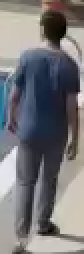
#> input picture outputs/track1_crop.png, 42 x 127 px (shown 2 times larger)
$ python generate_synthetic_environment_videos.py
#> lines starting #> are read from the running program, lines starting #| are printed output that depends on the picture; after the words box and inside, x2 and y2 are one past the last pixel; in counts of white or black regions, pixels touching at a corner belong together
"""SafeKid AI — Synthetic Environment Video Generator.

Generates deterministic synthetic demonstration videos for:
1. Scenario A — Playground (camera_playground_01.json, 1280x720, 24 FPS, 10s = 240 frames)
2. Scenario B — Residential Driveway (camera_gate_north.json, 1920x1080, 24 FPS, 8s = 192 frames)
3. Scenario C — Boom Barrier (camera_gate_north.json, 1920x1080, 24 FPS, 6s = 144 frames)

Reuses real person detection crops to ensure bona fide YOLO person detection and
deterministic ByteTrack tracking across all frames.
"""

from pathlib import Path
import cv2
import numpy as np


def paste_person_crop(
    canvas: np.ndarray,
    crop: np.ndarray,
    bottom_center_x: float,
    bottom_center_y: float,
) -> None:
    """Pastes person crop onto canvas centered horizontally at bottom_center_x and bottom_center_y."""
    ch, cw = crop.shape[:2]
    h, w = canvas.shape[:2]

    x1 = int(round(bottom_center_x - cw / 2.0))
    y1 = int(round(bottom_center_y - ch))
    x2 = x1 + cw
    y2 = y1 + ch

    # Ensure bounds
    if x1 < 0 or y1 < 0 or x2 > w or y2 > h:
        cx1 = max(0, x1)
        cy1 = max(0, y1)
        cx2 = min(w, x2)
        cy2 = min(h, y2)
        crop_part = crop[cy1 - y1 : cy1 - y1 + (cy2 - cy1), cx1 - x1 : cx1 - x1 + (cx2 - cx1)]
        canvas[cy1:cy2, cx1:cx2] = crop_part
    else:
        canvas[y1:y2, x1:x2] = crop


def draw_playground_background(width: int = 1280, height: int = 720) -> np.ndarray:
    """Renders realistic playground scene matching camera_playground_01 geometry."""
    bg = np.full((height, width, 3), (75, 155, 75), dtype=np.uint8)  # Grass lawn

    # 1. Toddler Sandbox polygon [[150, 180], [680, 190], [650, 580], [120, 560]]
    sandbox_poly = np.array([[150, 180], [680, 190], [650, 580], [120, 560]], dtype=np.int32)
    cv2.fillPoly(bg, [sandbox_poly], (165, 215, 235))
    cv2.polylines(bg, [sandbox_poly], True, (60, 100, 160), 6)

    # 2. Perimeter Hedge & Fence polygon [[750, 60], [1240, 60], [1250, 260], [740, 240]]
    hedge_poly = np.array([[750, 60], [1240, 60], [1250, 260], [740, 240]], dtype=np.int32)
    cv2.fillPoly(bg, [hedge_poly], (30, 85, 30))
    cv2.polylines(bg, [hedge_poly], True, (20, 60, 20), 4)

    # Wire fence along north boundary
    cv2.line(bg, (750, 60), (1240, 60), (180, 180, 180), 3)
    for fx in range(750, 1240, 40):
        cv2.line(bg, (fx, 50), (fx, 75), (120, 120, 120), 2)

    # Decorative bench near sandbox for adult supervisor
    cv2.rectangle(bg, (210, 360), (280, 375), (50, 90, 140), -1)
    cv2.rectangle(bg, (215, 375), (225, 395), (40, 40, 40), -1)
    cv2.rectangle(bg, (265, 375), (275, 395), (40, 40, 40), -1)

    # Swing frame inside sandbox
    cv2.line(bg, (480, 210), (510, 320), (50, 50, 200), 5)
    cv2.line(bg, (540, 210), (510, 320), (50, 50, 200), 5)
    cv2.line(bg, (600, 210), (630, 320), (50, 50, 200), 5)
    cv2.line(bg, (660, 210), (630, 320), (50, 50, 200), 5)
    cv2.line(bg, (510, 320), (630, 320), (50, 50, 200), 6)

    # Walkway paving stones
    for py in range(250, 550, 60):
        cv2.circle(bg, (710, py), 18, (140, 150, 160), -1)

    return bg


def draw_gate_background(width: int = 1920, height: int = 1080) -> np.ndarray:
    """Renders realistic vehicular gate & driveway scene matching camera_gate_north geometry."""
    bg = np.full((height, width, 3), (75, 155, 75), dtype=np.uint8)  # Grass lawn

    # 1. Main Vehicular Driveway [[500, 400], [1350, 410], [1500, 1050], [380, 1050]]
    driveway_poly = np.array([[500, 400], [1350, 410], [1500, 1050], [380, 1050]], dtype=np.int32)
    cv2.fillPoly(bg, [driveway_poly], (115, 120, 125))  # Weathered paving roadway
    cv2.polylines(bg, [driveway_poly], True, (90, 95, 100), 2)

    # Road center line dashed
    cv2.line(bg, (925, 405), (940, 1050), (220, 220, 220), 4)

    # 2. Pedestrian Sidewalk [[80, 450], [420, 450], [360, 1050], [50, 1050]]
    sidewalk_poly = np.array([[80, 450], [420, 450], [360, 1050], [50, 1050]], dtype=np.int32)
    cv2.fillPoly(bg, [sidewalk_poly], (175, 180, 185))  # Light concrete pavement
    cv2.polylines(bg, [sidewalk_poly], True, (140, 145, 150), 2)

    # Pedestrian crossing connecting sidewalk to roadway
    crossing_poly = np.array([[300, 780], [650, 780], [650, 920], [300, 920]], dtype=np.int32)
    cv2.fillPoly(bg, [crossing_poly], (175, 180, 185))

    # Bollards separating upper sidewalk from driveway
    for by in range(500, 750, 70):
        bx = int(420 + (360 - 420) * (by - 450) / 600.0)
        cv2.circle(bg, (bx, by), 8, (40, 40, 210), -1)

    # 3. Boom Barrier Mechanical Zone [[720, 480], [1080, 480], [1100, 620], [700, 620]]
    barrier_poly = np.array([[720, 480], [1080, 480], [1100, 620], [700, 620]], dtype=np.int32)
    cv2.fillPoly(bg, [barrier_poly], (140, 170, 190))
    cv2.polylines(bg, [barrier_poly], True, (0, 200, 240), 3)

    # Barrier arm
    cv2.line(bg, (730, 540), (1070, 540), (240, 240, 240), 8)
    for sx in range(750, 1070, 40):
        cv2.line(bg, (sx, 536), (sx + 20, 544), (30, 30, 220), 8)

    # Guard booth (compact, placed on sidewalk without obstructing adult at (220, 600) or (220, 750))
    cv2.rectangle(bg, (100, 460), (200, 530), (190, 190, 200), -1)
    cv2.rectangle(bg, (100, 460), (200, 530), (80, 80, 90), 2)
    cv2.rectangle(bg, (120, 480), (180, 510), (220, 220, 160), -1)

    return bg


def generate_playground_video(
    output_path: Path,
    crop: np.ndarray,
    fps: float = 24.0,
    total_frames: int = 240,
) -> None:
    """Generates Scenario A — Playground video (1280x720, 24 FPS, 10 seconds)."""
    width, height = 1280, 720
    bg_template = draw_playground_background(width, height)
    fourcc = cv2.VideoWriter_fourcc(*"mp4v")
    writer = cv2.VideoWriter(str(output_path), fourcc, fps, (width, height))

    if not writer.isOpened():
        raise RuntimeError(f"Could not open VideoWriter for {output_path}")

    # Track 2 (Adult): Stationary inside sandbox area near supervisor bench at (250, 350)
    adult_x = 250.0
    adult_y = 350.0

    # Track 1 (Child):
    # - Frames 0..35: In sandbox at (450, 380) [0.0s to 1.5s]
    # - Frames 36..71: Walks from (450, 380) to (950, 160) in perimeter hedge [1.5s to 3.0s]
    # - Frames 72..191: Stationary inside perimeter hedge at (950, 160) [3.0s to 8.0s] (dwell = 5.0s > 4.0s)
    # - Frames 192..239: Walks away toward (600, 350) [8.0s to 10.0s]
    start_pos = (450.0, 380.0)
    hedge_pos = (950.0, 160.0)
    exit_pos = (600.0, 350.0)

    for f in range(total_frames):
        frame = bg_template.copy()

        # Adult position
        paste_person_crop(frame, crop, adult_x, adult_y)

        # Child position
        if f < 36:
            cx, cy = start_pos
        elif f < 72:
            alpha = (f - 36) / 36.0
            cx = start_pos[0] + alpha * (hedge_pos[0] - start_pos[0])
            cy = start_pos[1] + alpha * (hedge_pos[1] - start_pos[1])
        elif f < 192:
            cx, cy = hedge_pos
        else:
            alpha = (f - 192) / 48.0
            cx = hedge_pos[0] + alpha * (exit_pos[0] - hedge_pos[0])
            cy = hedge_pos[1] + alpha * (exit_pos[1] - hedge_pos[1])

        paste_person_crop(frame, crop, cx, cy)
        writer.write(frame)

    writer.release()
    print(f"[Generated] {output_path} ({total_frames} frames, {width}x{height} @ {fps} FPS)")


def generate_driveway_video(
    output_path: Path,
    crop: np.ndarray,
    fps: float = 24.0,
    total_frames: int = 192,
) -> None:
    """Generates Scenario B — Residential Driveway video (1920x1080, 24 FPS, 8 seconds)."""
    width, height = 1920, 1080
    bg_template = draw_gate_background(width, height)
    fourcc = cv2.VideoWriter_fourcc(*"mp4v")
    writer = cv2.VideoWriter(str(output_path), fourcc, fps, (width, height))

    if not writer.isOpened():
        raise RuntimeError(f"Could not open VideoWriter for {output_path}")

    # Track 1 (Adult): Standing on sidewalk at (220, 600)
    adult_x = 220.0
    adult_y = 600.0

    # Track 2 (Child):
    # - Frames 0..23: On sidewalk at (320, 850) [0.0s to 1.0s]
    # - Frames 24..47: Steps into driveway at (600, 850) [1.0s to 2.0s]
    # - Frames 48..119: Dwells in driveway at (600, 850) [2.0s to 5.0s] (dwell = 3.0s > 2.0s)
    # - Frames 120..167: Steps smoothly back out to sidewalk at (320, 850) [5.0s to 7.0s]
    # - Frames 168..191: Remains on sidewalk at (320, 850) [7.0s to 8.0s]
    sidewalk_pos = (320.0, 850.0)
    driveway_pos = (600.0, 850.0)

    for f in range(total_frames):
        frame = bg_template.copy()

        # Adult
        paste_person_crop(frame, crop, adult_x, adult_y)

        # Child
        if f < 24:
            cx = sidewalk_pos[0]
        elif f < 48:
            alpha = (f - 24) / 24.0
            cx = sidewalk_pos[0] + alpha * (driveway_pos[0] - sidewalk_pos[0])
        elif f < 120:
            cx = driveway_pos[0]
        elif f < 168:
            alpha = (f - 120) / 48.0
            cx = driveway_pos[0] + alpha * (sidewalk_pos[0] - driveway_pos[0])
        else:
            cx = sidewalk_pos[0]

        paste_person_crop(frame, crop, cx, sidewalk_pos[1])
        writer.write(frame)

    writer.release()
    print(f"[Generated] {output_path} ({total_frames} frames, {width}x{height} @ {fps} FPS)")


def generate_boom_barrier_video(
    output_path: Path,
    crop: np.ndarray,
    fps: float = 24.0,
    total_frames: int = 144,
) -> None:
    """Generates Scenario C — Boom Barrier video (1920x1080, 24 FPS, 6 seconds)."""
    width, height = 1920, 1080
    bg_template = draw_gate_background(width, height)
    fourcc = cv2.VideoWriter_fourcc(*"mp4v")
    writer = cv2.VideoWriter(str(output_path), fourcc, fps, (width, height))

    if not writer.isOpened():
        raise RuntimeError(f"Could not open VideoWriter for {output_path}")

    # Track 1 (Adult): Standing on sidewalk at (220, 750)
    adult_x = 220.0
    adult_y = 750.0

    # Track 2 (Child):
    # - Frames 0..11: Outside gate at north (900, 350) [0.0s to 0.5s] (outside all zones: y < 400)
    # - Frames 12..35: Walks into boom barrier mechanical zone at (900, 550) [0.5s to 1.5s]
    # - Frames 36..83: Stationary in boom barrier zone at (900, 550) [1.5s to 3.5s] (dwell = 2.0s, dwell_alert=False)
    # - Frames 84..131: Walks out of boom barrier zone to (650, 550) [3.5s to 5.5s] (exit_alert=False)
    # - Frames 132..143: Stationary at (650, 550) [5.5s to 6.0s]
    north_pos = (900.0, 350.0)
    barrier_pos = (900.0, 550.0)
    exit_pos = (650.0, 550.0)

    for f in range(total_frames):
        frame = bg_template.copy()

        # Adult
        paste_person_crop(frame, crop, adult_x, adult_y)

        # Child
        if f < 12:
            cx, cy = north_pos
        elif f < 36:
            alpha = (f - 12) / 24.0
            cx = north_pos[0] + alpha * (barrier_pos[0] - north_pos[0])
            cy = north_pos[1] + alpha * (barrier_pos[1] - north_pos[1])
        elif f < 84:
            cx, cy = barrier_pos
        elif f < 132:
            alpha = (f - 84) / 48.0
            cx = barrier_pos[0] + alpha * (exit_pos[0] - barrier_pos[0])
            cy = barrier_pos[1] + alpha * (exit_pos[1] - barrier_pos[1])
        else:
            cx, cy = exit_pos

        paste_person_crop(frame, crop, cx, cy)
        writer.write(frame)

    writer.release()
    print(f"[Generated] {output_path} ({total_frames} frames, {width}x{height} @ {fps} FPS)")


def main():
    root = Path(__file__).resolve().parent.parent
    demo_dir = root / "data" / "demo"
    demo_dir.mkdir(parents=True, exist_ok=True)

    crop_path = root / "outputs" / "track1_crop.png"
    if not crop_path.exists():
        raise FileNotFoundError(f"Person crop not found at {crop_path}")

    crop = cv2.imread(str(crop_path))
#> crop is the input picture: shape (127, 42, 3); mean B, G, R 119.1, 116.4, 117.1
    if crop is None:
        raise ValueError(f"Failed to read crop image from {crop_path}")

    print("Generating synthetic environment demo videos...")
    generate_playground_video(demo_dir / "playground_demo.mp4", crop)
#> after the loop in draw_playground_background, `for fx in range(750, 1240, 40):`:
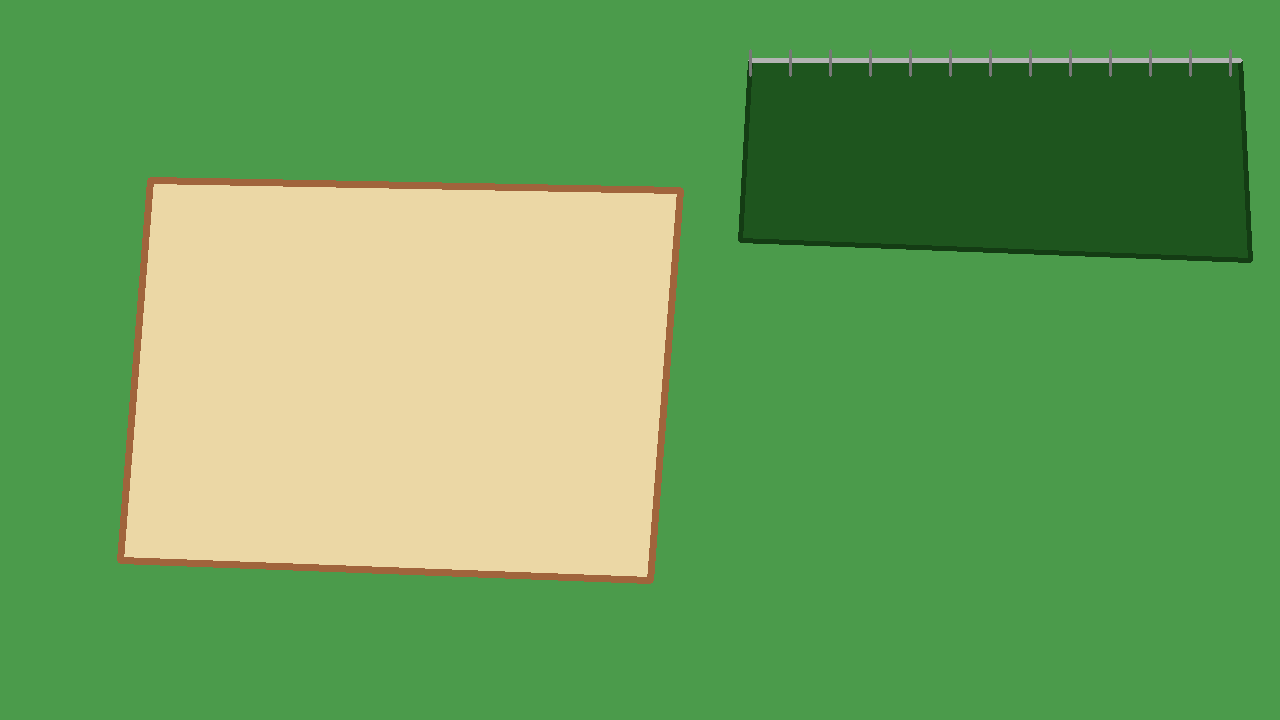
#> bg: shape (720, 1280, 3); mean of channels 0, 1, 2 89.7, 159.8, 106.2; drawn as B, G, R
#> in draw_playground_background, `cv2.rectangle(bg, (215, 375), (225, 395), (40, 40, 40), -1)`: bg: shape (720, 1280, 3); mean of channels 0, 1, 2 89.6, 159.6, 106
#> in draw_playground_background, `cv2.rectangle(bg, (265, 375), (275, 395), (40, 40, 40), -1)`: bg: shape (720, 1280, 3); mean of channels 0, 1, 2 89.5, 159.6, 106
#> in draw_playground_background, `cv2.line(bg, (510, 320), (630, 320), (50, 50, 200), 6)`:
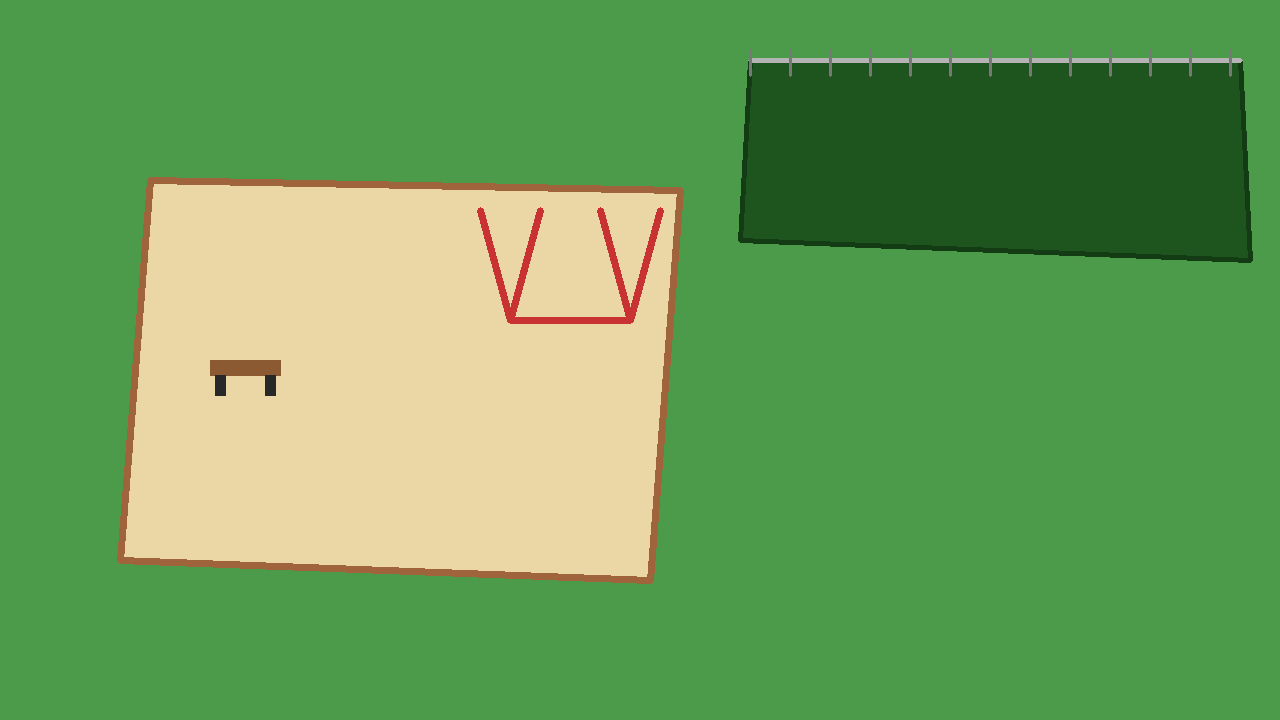
#> bg: shape (720, 1280, 3); mean of channels 0, 1, 2 89, 158.8, 105.8; drawn as B, G, R
#> after the loop in draw_playground_background, `for py in range(250, 550, 60):`:
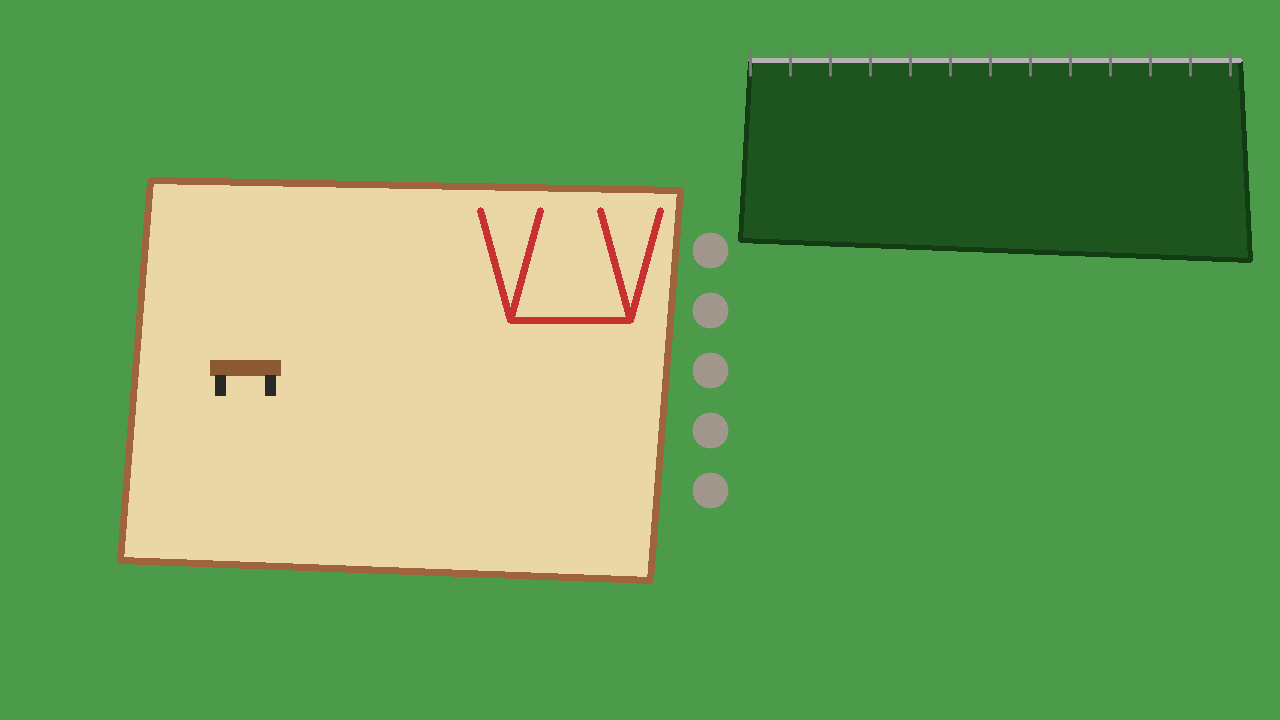
#> bg: shape (720, 1280, 3); 0.55% of pixels changed, all inside (x1, y1, x2, y2) = (692, 232, 729, 509); drawn as B, G, R
#> in generate_playground_video, `fourcc = cv2.VideoWriter_fourcc(*"mp4v")`: fourcc = 1983148141
    generate_driveway_video(demo_dir / "driveway_demo.mp4", crop)
#> in draw_gate_background, `cv2.fillPoly(bg, [driveway_poly], (115, 120, 125))`:
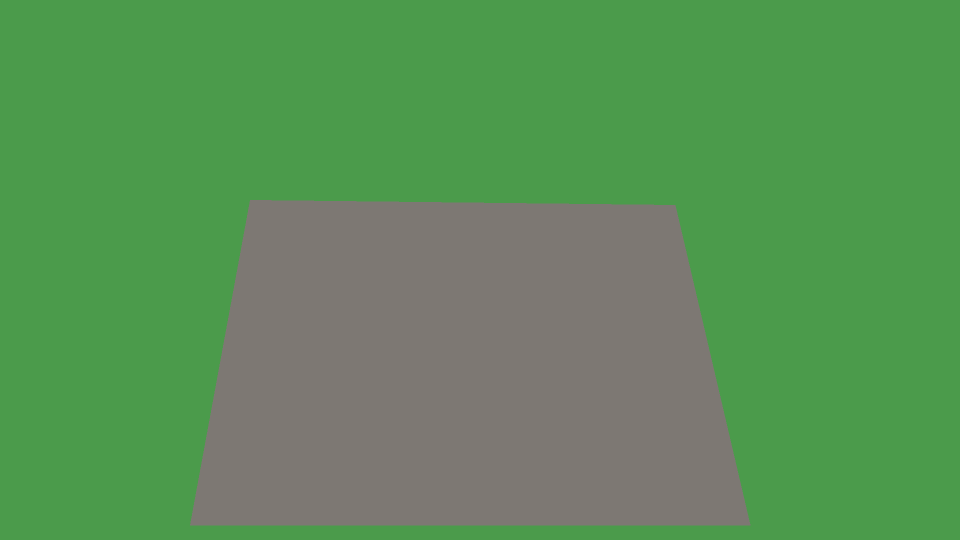
#> bg: shape (1080, 1920, 3) (shown at 1/2 size); mean of channels 0, 1, 2 87.3, 144.3, 90.4; drawn as B, G, R
#> after the loop in draw_gate_background, `for by in range(500, 750, 70):`: bg: shape (1080, 1920, 3); mean of channels 0, 1, 2 98, 147.5, 102.1
#> in draw_gate_background, `cv2.line(bg, (730, 540), (1070, 540), (240, 240, 240), 8)`:
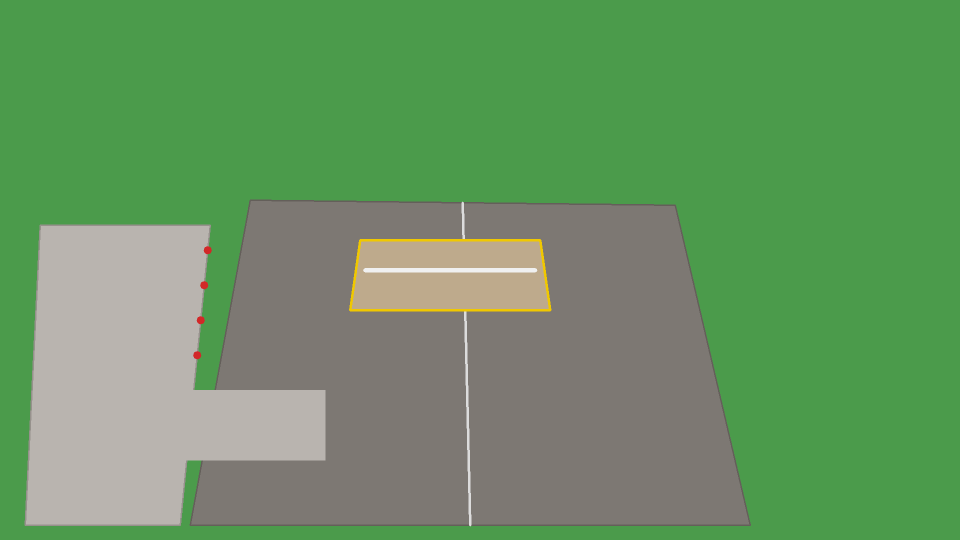
#> bg: shape (1080, 1920, 3) (shown at 1/2 size); mean of channels 0, 1, 2 98.4, 149, 104; drawn as B, G, R
#> after the loop in draw_gate_background, `for sx in range(750, 1070, 40):`:
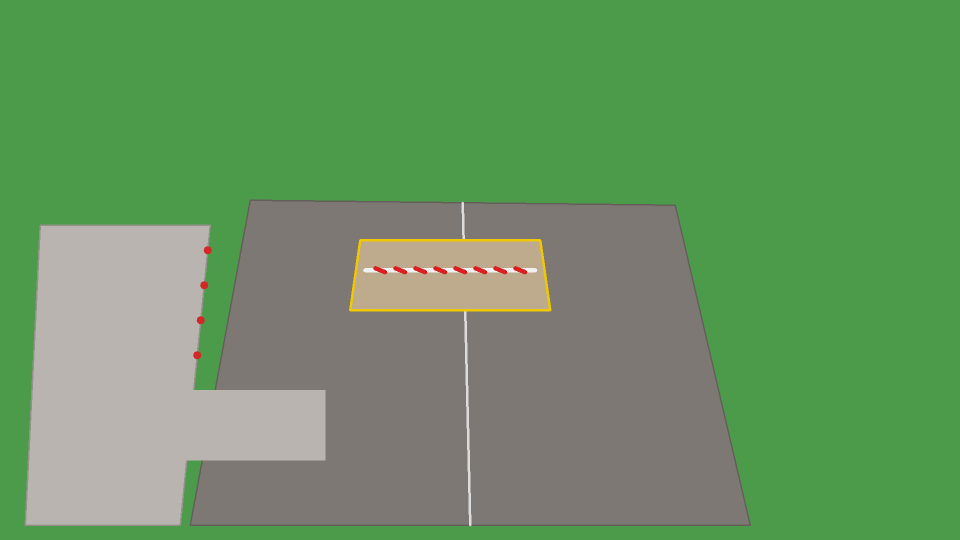
#> bg: shape (1080, 1920, 3) (shown at 1/2 size); 0.09% of pixels changed, all inside (x1, y1, x2, y2) = (746, 532, 1055, 549); drawn as B, G, R
#> in draw_gate_background, `cv2.rectangle(bg, (100, 460), (200, 530), (190, 190, 200), -1)`: bg: shape (1080, 1920, 3); 0.35% of pixels changed, all inside (x1, y1, x2, y2) = (100, 460, 201, 531)
#> in draw_gate_background, `cv2.rectangle(bg, (100, 460), (200, 530), (80, 80, 90), 2)`:
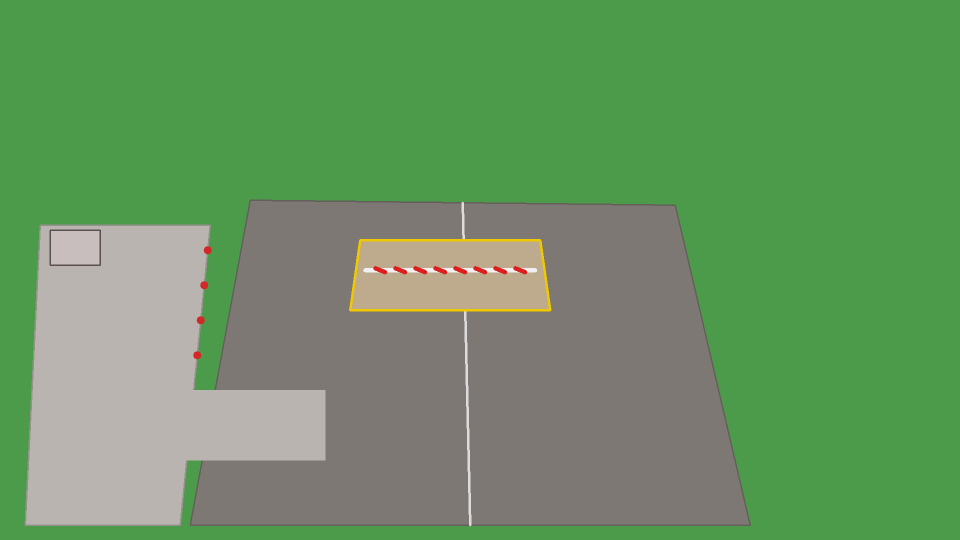
#> bg: shape (1080, 1920, 3) (shown at 1/2 size); mean of channels 0, 1, 2 98.3, 148.8, 104; drawn as B, G, R
#> in draw_gate_background, `cv2.rectangle(bg, (120, 480), (180, 510), (220, 220, 160), -1)`: bg: shape (1080, 1920, 3); 0.09% of pixels changed, all inside (x1, y1, x2, y2) = (120, 480, 181, 511)
    generate_boom_barrier_video(demo_dir / "boom_barrier_demo.mp4", crop)
    print("All synthetic videos generated successfully.")


if __name__ == "__main__":
    main()
